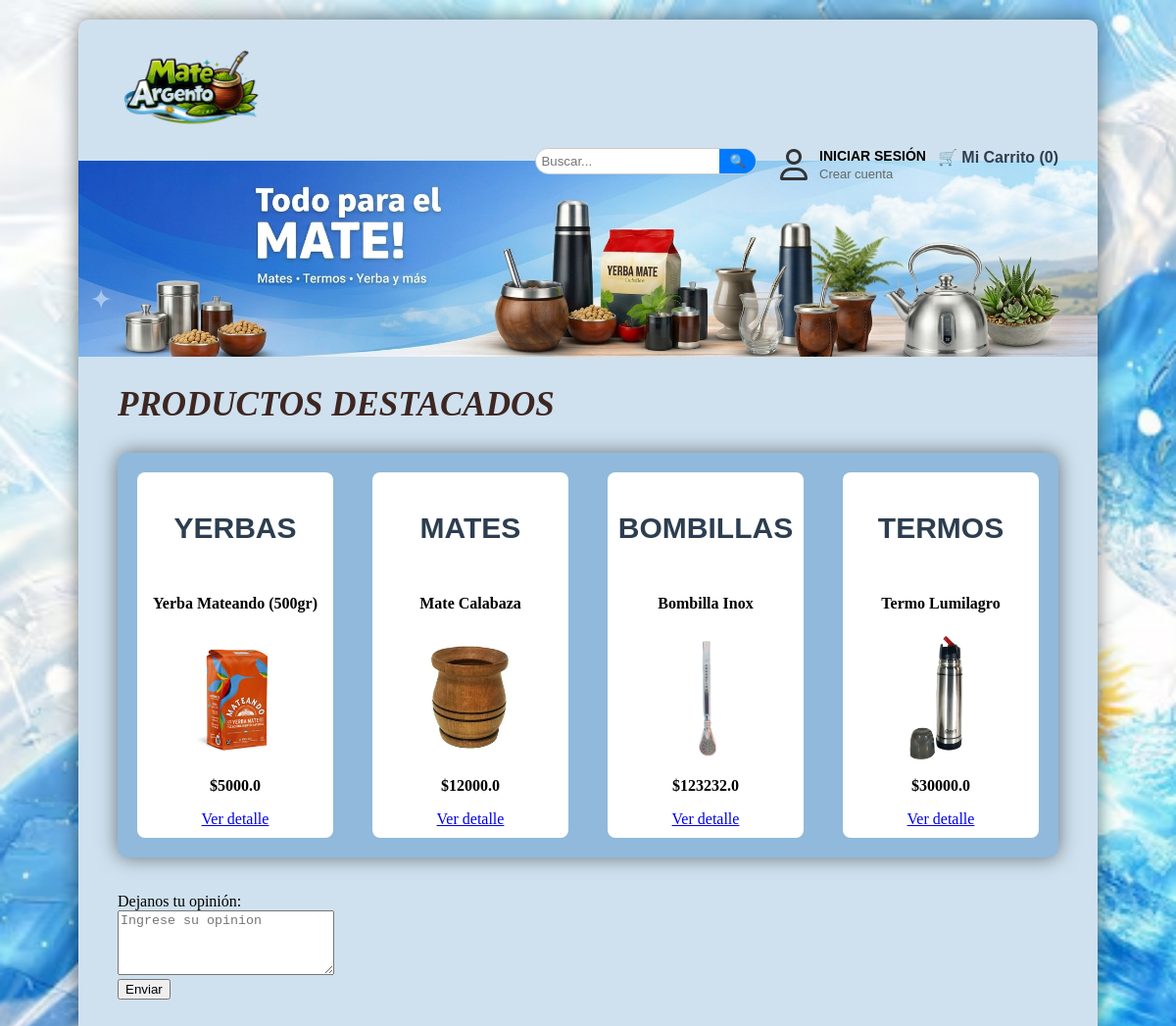
Before: / with the older database file.
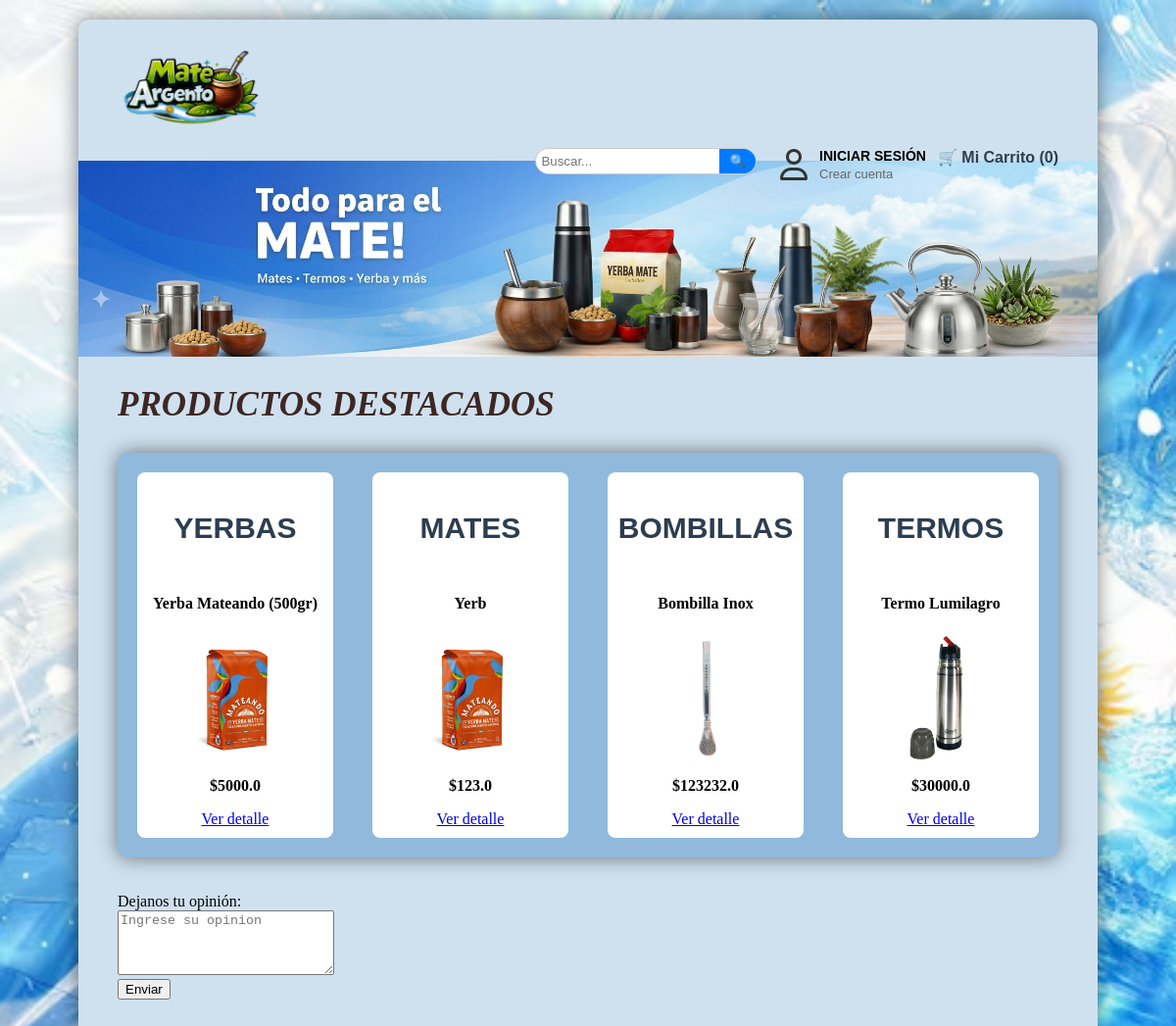
After: the same page with the newer database file.
### app.py (models this page shows)
class Producto(db.Model):
    id = db.Column(db.Integer, primary_key=True)
    nombre = db.Column(db.String(100), nullable=False)
    categoria = db.Column(db.String(50))
    precio = db.Column(db.Float, nullable=False) # Float para números con decimales
    descripcion = db.Column(db.Text)
    imagen = db.Column(db.String(100)) # Aquí guardamos el nombre del archivo (ej: "mate.jpg")

### app.py (the view)
@app.route('/')
def inicio():
    productos_db = Producto.query.all()
    return render_template('inicio.html', productos=productos_db)

### templates/inicio.html (shortened to what this page needs)
<!DOCTYPE html>
<html>
<head>
    <link rel="stylesheet" href="{{ url_for('static', filename='estilos.css') }}">
    <link rel="stylesheet" href="https://cdnjs.cloudflare.com/ajax/libs/font-awesome/6.0.0/css/all.min.css">
</head>
<body>
<div class="contenedor">
    {% include 'base.html' %}
    <h2>Productos destacados</h2>
    <div class="contenedor-padre">
        <div class="tarjeta">
            <a href="/seccion/Yerbas" class="enlace-titulo"><h3>YERBAS</h3></a>
            {% set p = productos | selectattr("categoria", "equalto", "Yerbas") | first %}
            <h4>{{ p.nombre }}</h4>
            <img src="{{ url_for('static', filename='img/' + p.imagen) }}" style="width: 200px;">
            <p><b>${{ p.precio }}</b></p>
            <a href="/detalle/{{ p.id }}">Ver detalle</a>
        </div>
        <div class="tarjeta">
            <a href="/seccion/Mates" class="enlace-titulo"><h3>MATES</h3></a>
            {% set p = productos | selectattr("categoria", "equalto", "Mates") | first %}
            <h4>{{ p.nombre }}</h4>
            <img src="{{ url_for('static', filename='img/' + p.imagen) }}" style="width: 200px;">
            <p><b>${{ p.precio }}</b></p>
            <a href="/detalle/{{ p.id }}">Ver detalle</a>
        </div>
        <div class="tarjeta">
            <a href="/seccion/Bombillas" class="enlace-titulo"><h3>BOMBILLAS</h3></a>
            {% set p = productos | selectattr("categoria", "equalto", "Bombillas") | first %}
            <h4>{{ p.nombre }}</h4>
            <img src="{{ url_for('static', filename='img/' + p.imagen) }}" style="width: 200px;">
            <p><b>${{ p.precio }}</b></p>
            <a href="/detalle/{{ p.id }}">Ver detalle</a>
        </div>
        <div class="tarjeta">
            <a href="/seccion/Termos" class="enlace-titulo"><h3>TERMOS</h3></a>
            {% set p = productos | selectattr("categoria", "equalto", "Termos") | first %}
            <h4>{{ p.nombre }}</h4>
            <img src="{{ url_for('static', filename='img/' + p.imagen) }}" style="width: 200px;">
            <p><b>${{ p.precio }}</b></p>
            <a href="/detalle/{{ p.id }}">Ver detalle</a>
        </div>
    </div>
    <form>
        <label>Dejanos tu opinión:</label><br>
        <textarea rows="4" cols="25" placeholder="Ingrese su opinion"></textarea>
        <br>
        <button type="button">Enviar</button>
    </form>
</body>
</html>

### templates/base.html (shortened to what this page needs)
<!DOCTYPE html>
<head>
    <link rel="stylesheet" href="{{ url_for('static', filename='estilos.css') }}">
    <link rel="stylesheet" href="https://cdnjs.cloudflare.com/ajax/libs/font-awesome/6.0.0/css/all.min.css">
</head>
<body>
    <a href="/">
        <img src="{{ url_for('static', filename='img/logof.png') }}" class="logo-personalizado" alt="Mate Argento">
    </a>
    <header class="bloque-superior">
        <div class="bloque-cuenta">
            <div class="buscador-corto">
                <input type="text" placeholder="Buscar..." style="border:none; padding:5px; outline:none;">
                <button>🔍</button>
            </div>
                {% if session.get('usuario_nombre') %}
                    <span>Hola, <b>{{ session['usuario_nombre'] }}</b></span> |
                    {% if session.get('usuario_rol') == 'admin' %}
                        <a href="/admin/nuevo_producto" style="color: red; font-weight: bold;">[ PANEL CARGA ]</a> |
                    {% endif %}
                    <a href="/logout">Cerrar Sesión</a>
                    <details>
                        <summary>🛒 <b class="enlace-titulo">Mi Carrito (0)</b></summary>
                            <p>Tu carrito está vacío</p>
                            <hr>
                            <button type="button">Ir a pagar</button>
                    </details>
                {% else %}
            <div class="icono-usuario">
                <i class="fa-regular fa-user"></i>
            </div>
            <div class="enlaces-cuenta">
                <a href="/login" class="link-cuenta">Iniciar sesión</a>
                <a href="/registro" class="link-cuenta-secundario">Crear cuenta</a>
            </div>
            <details>
                <summary>🛒 <b class="enlace-titulo">Mi Carrito (0)</b></summary>
            </details>
            {% endif %}
        </div>
    </header>
    <img src="{{ url_for('static', filename='img/fondo2.png') }}" class="ancho-total">
</body>
</html>

### static/estilos.css (style rules this page uses)
body { background-color: #ccc; background-image: url('img/fondo.avif'); background-size: cover; background-repeat: no-repeat; background-position: center; margin: 0; padding: 20px; }
.contenedor { width: 1000px; margin: auto; background-color: #CFE1EF; background-size: cover; background-repeat: no-repeat; background-position: center; padding: 20px; border-radius: 10px; box-shadow: 0px 0px 20px rgba(0, 0, 0, 0.5); min-height: 500px; }
.contenedor > * { margin-left: 20px; margin-right: 20px; }
.ancho-total { width: calc(100% + 40px) !important; margin-left: -20px !important; max-width: none !important; display: block; height: 200px; object-fit: cover; }
h2 { font-family: 'Georgia', serif; font-size: 35px; font-style: italic; text-transform: uppercase; color: #3e2723; }
h3 { font-family: Arial, sans-serif; font-size: 30px; }
.bloque-superior { display: flex; align-items: center; gap: 140px; padding: 10px; }
.logo-personalizado { width: 150px; height: auto; }
.tarjeta { background-color: #fff; padding: 10px; border-radius: 8px; width: 200px; text-align: center; display: flex; flex-direction: column; justify-content: space-between; height: 100%; box-sizing: border-box; }
.tarjeta img { width: 100%; height: 130px; object-fit: contain; align-self: center; }
.buscador-corto { display: flex; border-radius: 20px; border: 1px solid #ccc; overflow: hidden; }
.buscador-corto button { background: #007bff; color: white; border: none; padding: 5px 10px; }
.contenedor-padre { display: flex; flex-direction: row; justify-content: space-between; align-items: center; padding: 20px; background-color: #90b9db; border-radius: 10px; box-shadow: 0px 0px 20px rgba(0, 0, 0, 0.5); }
.enlace-titulo { text-decoration: none; color: #2c3e50; }
.bloque-cuenta { position: absolute; top: 14%; right: 10%; display: flex; align-items: flex-start; font-family: 'Arial', sans-serif; gap: 12px; text-decoration: none; }
.icono-usuario { font-size: 32px; color: #333; }
.enlaces-cuenta { display: flex; flex-direction: column; justify-content: center; }
.link-cuenta { font-size: 14px; font-weight: bold; text-transform: uppercase; color: #000; text-decoration: none; line-height: 1.2; }
.link-cuenta-secundario { font-size: 13px; color: #666; text-decoration: none; margin-top: 2px; }
summary { display: block; }

Changed rows visible on the page:
removed Producto: nombre "Mate Calabaza", imagen (picture), precio "12000.0"
now on this page (row unchanged): Producto: nombre "Yerb", imagen (picture), precio "123.0"
